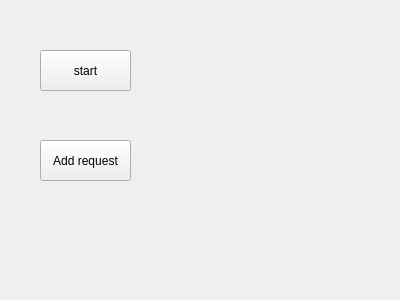
<?xml version="1.0" encoding="UTF-8"?>
<ui version="4.0">
 <class>Form</class>
 <widget class="QWidget" name="Form">
  <property name="geometry">
   <rect>
    <x>0</x>
    <y>0</y>
    <width>400</width>
    <height>300</height>
   </rect>
  </property>
  <property name="windowTitle">
   <string>Form</string>
  </property>
  <widget class="QPushButton" name="pushButton">
   <property name="geometry">
    <rect>
     <x>40</x>
     <y>50</y>
     <width>91</width>
     <height>41</height>
    </rect>
   </property>
   <property name="text">
    <string>start</string>
   </property>
  </widget>
  <widget class="QPushButton" name="pushButton_2">
   <property name="geometry">
    <rect>
     <x>40</x>
     <y>140</y>
     <width>91</width>
     <height>41</height>
    </rect>
   </property>
   <property name="text">
    <string>Add request</string>
   </property>
  </widget>
 </widget>
 <resources/>
 <connections/>
</ui>
